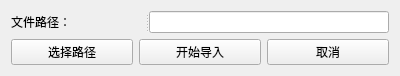
<?xml version="1.0" encoding="UTF-8"?>
<ui version="4.0">
 <class>Dialog</class>
 <widget class="QDialog" name="Dialog">
  <property name="geometry">
   <rect>
    <x>0</x>
    <y>0</y>
    <width>400</width>
    <height>71</height>
   </rect>
  </property>
  <property name="windowTitle">
   <string>多设备导入</string>
  </property>
  <layout class="QGridLayout" name="gridLayout">
   <item row="1" column="1">
    <widget class="QPushButton" name="UI_more_add_btn">
     <property name="focusPolicy">
      <enum>Qt::FocusPolicy::NoFocus</enum>
     </property>
     <property name="text">
      <string>开始导入</string>
     </property>
    </widget>
   </item>
   <item row="1" column="0">
    <widget class="QPushButton" name="UI_more_path_btn">
     <property name="focusPolicy">
      <enum>Qt::FocusPolicy::NoFocus</enum>
     </property>
     <property name="text">
      <string>选择路径</string>
     </property>
    </widget>
   </item>
   <item row="1" column="2">
    <widget class="QPushButton" name="UI_cancel_btn">
     <property name="focusPolicy">
      <enum>Qt::FocusPolicy::NoFocus</enum>
     </property>
     <property name="text">
      <string>取消</string>
     </property>
    </widget>
   </item>
   <item row="0" column="0" colspan="3">
    <widget class="QSplitter" name="splitter">
     <property name="orientation">
      <enum>Qt::Orientation::Horizontal</enum>
     </property>
     <widget class="QLabel" name="label">
      <property name="text">
       <string>文件路径：</string>
      </property>
     </widget>
     <widget class="QLineEdit" name="UI_more_path_lineedit">
      <property name="focusPolicy">
       <enum>Qt::FocusPolicy::NoFocus</enum>
      </property>
     </widget>
    </widget>
   </item>
  </layout>
 </widget>
 <resources/>
 <connections/>
</ui>
